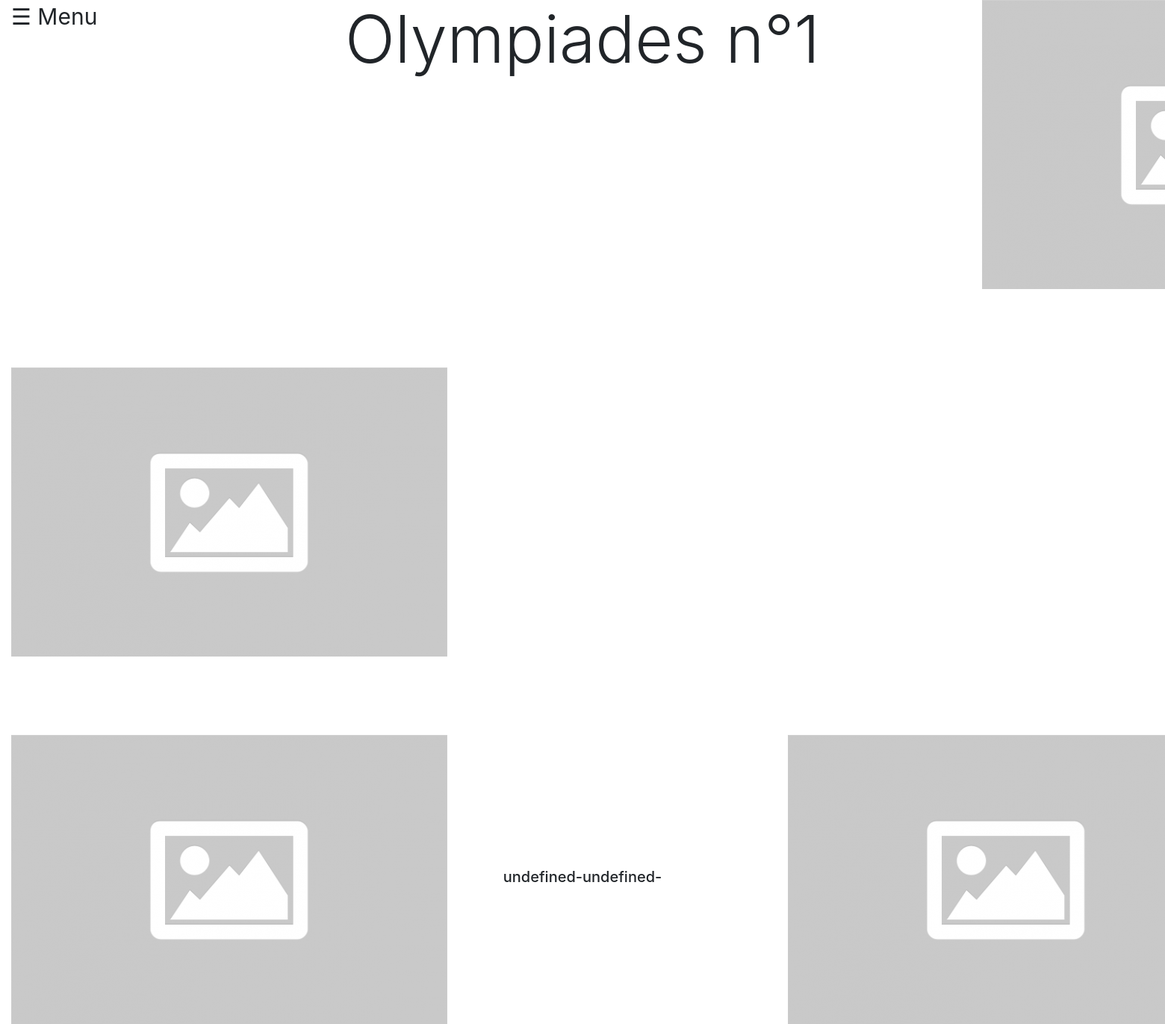
/site-web/index.php, run on the app's committed database.
### tables this page shows
create table OLYMPIADES(
  NumEdition int,
  LogOlympiades varchar(100),
  LogoSponsor varchar(100),
  LogoUPSTI varchar(100),
  datetimeOlymp datetime,
  BandeauPartenaires varchar(100),
  LogoIUT varchar(100),
  PRIMARY KEY(NumEdition)
);

### site-web/index.php (the view, shortened to what this page needs)
<!DOCTYPE html>
<html class="h-100">
<head>
  <link rel="stylesheet" type="text/css" href="./css/index.css"/>
  <link rel="stylesheet" type="text/css" href=""/>
  <link rel="stylesheet" href="https://maxcdn.bootstrapcdn.com/bootstrap/4.0.0-beta.3/css/bootstrap.min.css">
</head>
<body class="h-100">
  <?php
    $db = connect_database();
    $statement = $db->prepare("SELECT * from OLYMPIADES");
    $statement->execute();
    while($row = $statement->fetch()){
      $numEdition = $row["NumEdition"];
      $LogOlympiades = $row["LogOlympiades"];
      $LogoSponsor = $row["LogoSponsor"];
      $LogoUPSTI = $row["LogoUPSTI"];
      $LogoIUT = $row["LogoIUT"];
      $date = $row["datetimeOlymp"];
    }
  ?>
  <div class="container-fluid h-100" style="padding-bottom: 13%">
    <div class="row justify-content-start">
      <div class="col-2">
        <span style="font-size:30px;cursor:pointer" onclick="openNav()">&#9776; Menu</span>
      </div>
      <div class="col-8 text-center">
        <h1 class="display-2"><?php echo "Olympiades n°".$numEdition?></h1>
      </div>
      <div class="col-2">
        <div class="media" id="upsti">
          <img src="<?php
            echo '../../images/'.$LogoUPSTI;
          ?>"/>
        </div>
      </div>
    </div>
    <div class="row justify-content-center h-100">
      <div class="col align-self-center">
        <div class="media" id="olymp">
          <img src="<?php
            echo '../../images/'.$LogOlympiades;
          ?>"/>
        </div>
      </div>
    </div>
    <div class="row justify-content-end">
      <div class="col-4">
        <div class="media" id="upsti">
          <img src="<?php
            echo '../../images/'.$LogoSponsor;
          ?>"/>
        </div>
      </div>
      <div class="col-4 text-center align-self-center">
        <h5 id="date"><?php echo $date?></h5>
      </div>
      <div class="col-4">
        <div class="media" id="iut">
          <img src="<?php
            echo '../../images/'.$LogoIUT;
          ?>"/>
        </div>
      </div>
    </div>
  </div>
</body>
</html>

### site-web/css/index.css (style rules this page uses)
body { font-family: "Lato", sans-serif; }

### data on the page
olympiades: NumEdition "1", LogoUPSTI (picture), LogOlympiades (picture), LogoSponsor (picture), LogoIUT (picture)
